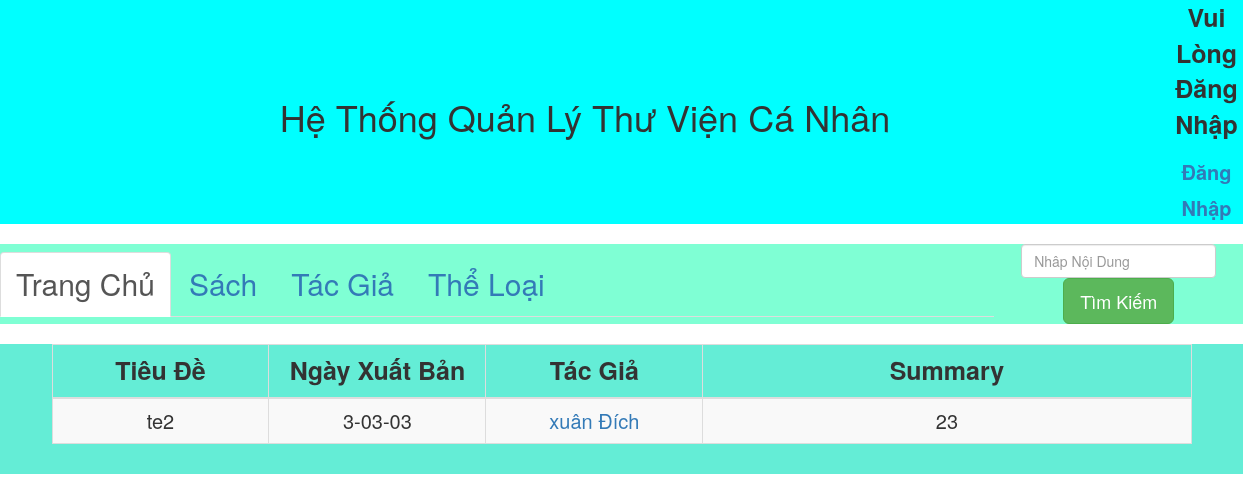
The app's page /book/6/bookdetail, older data.
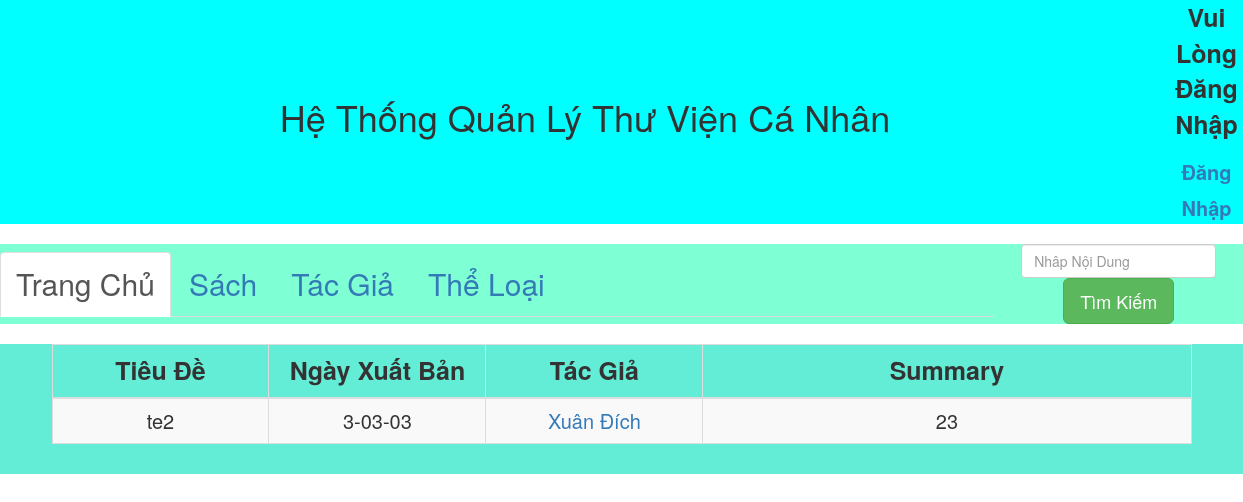
The same page, newer data.
### catalog/models.py (models this page shows)
class Author(models.Model):
    id = models.AutoField(primary_key=True)
    name = models.CharField(max_length=32)

### catalog/views.py (the view)
# urls.py: path('book/<id>/bookdetail', views.bookdetail),
def bookdetail(request, id):
    book_obj = models.Book.objects.filter(pk=id).first()
    return render(request, "book/bookdetail.html", {"book_obj": book_obj})

### templates/book/bookdetail.html (shortened to what this page needs)
{% extends "base.html" %}
{% block content %}
<div class="container">
    <table class="table table-striped table-hover table-bordered">
        <thead>
            <tr>
                <th Style="width:200px">Tiêu Đề</th>
                <th Style="width:200px">Ngày Xuất Bản</th>
                <th Style="width:200px">Tác Giả</th>
                <th Style="width:450px">Summary</th>
            </tr>
        </thead>
        <tbody>
            <tr>
                <td>{{ book_obj.title }}</td>
                <td>{{ book_obj.publish_date|date:'Y-m-d' }}</td>
                <td>{% for author in book_obj.authors.all %}
                    {% if forloop.last %}
                    <a href="/author_book/{{ author.pk }}">{{ author.name }}</a>
                    {% else %}
                    <a href="/author_book/{{ author.pk }}">{{ author.name }}</a>
                    {% endif %}
                    {% endfor %}
                </td>
                <td>{{ book_obj.summary }}</td>
            </tr>
        </tbody>
    </table>
</div>
{% endblock %}

Row changes from the older to the newer data that the page shows:
removed Author: name "xuân Đích"
added Author: name "Xuân Đích"
